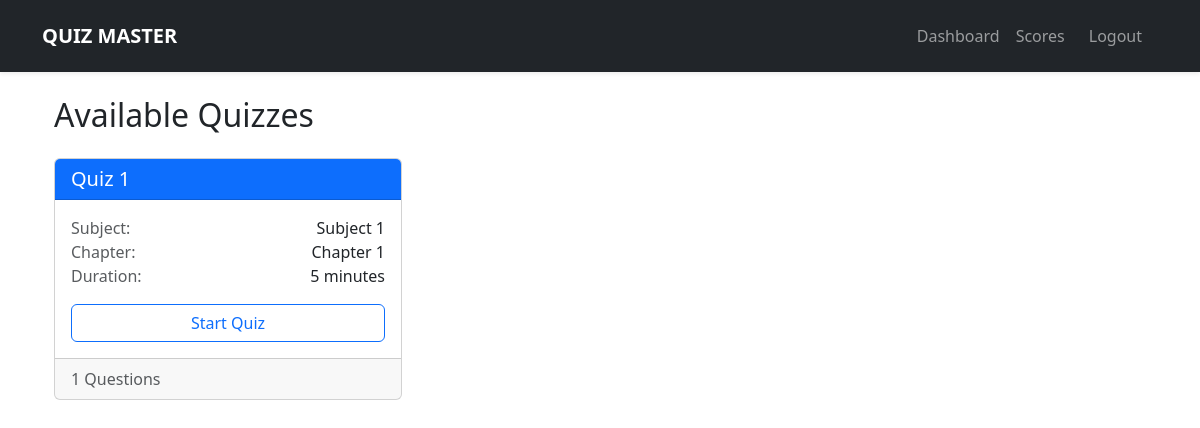
Screenshot of /user/dashboard (signed in) with the database file from the repository.
### models.py (models this page shows)
class Quiz(db.Model):
    id = db.Column(db.Integer, primary_key=True)
    title = db.Column(db.String(100), nullable=False)
    chapter_id = db.Column(db.Integer, db.ForeignKey('chapter.id'))
    duration = db.Column(db.Integer)
    created_at = db.Column(db.DateTime, default=datetime.utcnow)
    questions = db.relationship('Question', backref='quiz', lazy=True)
    scores = db.relationship('Score', backref='quiz', lazy=True)
    updated_at = db.Column(db.DateTime, default=datetime.utcnow, onupdate=datetime.utcnow)

class Subject(db.Model):
    id = db.Column(db.Integer, primary_key=True)
    name = db.Column(db.String(100), nullable=False)
    description = db.Column(db.Text)
    chapters = db.relationship('Chapter', backref='subject', lazy=True)
    created_at = db.Column(db.DateTime, default=datetime.utcnow)

class Chapter(db.Model):
    id = db.Column(db.Integer, primary_key=True)
    name = db.Column(db.String(100), nullable=False)
    description = db.Column(db.Text)
    subject_id = db.Column(db.Integer, db.ForeignKey('subject.id'))
    quizzes = db.relationship('Quiz', backref='chapter', lazy=True)
    created_at = db.Column(db.DateTime, default=datetime.utcnow)

### app.py (the view)
@app.route('/user/dashboard')
@login_required
def user_dashboard():
    if current_user.is_admin:
        return redirect(url_for('admin_dashboard'))
    quizzes = Quiz.query.all()
    return render_template('user/dashboard.html', quizzes=quizzes)

### app.py (called while the page is built)
@login_manager.user_loader
def load_user(user_id):
    return User.query.get(int(user_id))

### templates/user/dashboard.html (shortened to what this page needs)
{% extends "base.html" %}
{% block content %}
<div class="container-fluid">
    <h2 class="mb-4">Available Quizzes</h2>
    <div class="row g-4">
        {% for quiz in quizzes %}
        <div class="col-md-4">
            <div class="card quiz-card">
                <div class="card-header bg-primary text-white">
                    <h5 class="card-title mb-0">{{ quiz.title }}</h5>
                </div>
                <div class="card-body">
                    <div class="quiz-meta mb-3">
                        <div class="d-flex justify-content-between">
                            <span class="text-muted">Subject:</span>
                            <span>{{ quiz.chapter.subject.name }}</span>
                        </div>
                        <div class="d-flex justify-content-between">
                            <span class="text-muted">Chapter:</span>
                            <span>{{ quiz.chapter.name }}</span>
                        </div>
                        <div class="d-flex justify-content-between">
                            <span class="text-muted">Duration:</span>
                            <span>{{ quiz.duration }} minutes</span>
                        </div>
                    </div>
                    <div class="d-grid">
                        <a href="{{ url_for('take_quiz', quiz_id=quiz.id) }}"
                           class="btn btn-outline-primary">
                            Start Quiz
                        </a>
                    </div>
                </div>
                <div class="card-footer text-muted">
                    {{ quiz.questions|length }} Questions
                </div>
            </div>
        </div>
        {% endfor %}
    </div>
</div>
{% endblock %}

### rows the page displays
Quiz: title "Quiz 1", chapter.subject.name "Subject 1", chapter.name "Chapter 1", duration "5", questions|length "1"
